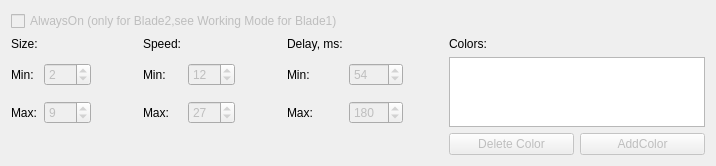
          <widget class="QWidget" name="TabFlaming">
           <attribute name="title">
            <string>Flaming</string>
           </attribute>
           <layout class="QGridLayout" name="gridLayout_10">
            <item row="2" column="9">
             <spacer name="horizontalSpacer_8">
              <property name="orientation">
               <enum>Qt::Horizontal</enum>
              </property>
              <property name="sizeHint" stdset="0">
               <size>
                <width>40</width>
                <height>20</height>
               </size>
              </property>
             </spacer>
            </item>
            <item row="2" column="3">
             <spacer name="horizontalSpacer_6">
              <property name="orientation">
               <enum>Qt::Horizontal</enum>
              </property>
              <property name="sizeHint" stdset="0">
               <size>
                <width>40</width>
                <height>20</height>
               </size>
              </property>
             </spacer>
            </item>
            <item row="2" column="7">
             <widget class="QLabel" name="LblFlamingDelayMin">
              <property name="text">
               <string>Min:</string>
              </property>
             </widget>
            </item>
            <item row="3" column="5">
             <widget class="QSpinBox" name="SpinFlamingSpeedMax">
              <property name="enabled">
               <bool>false</bool>
              </property>
              <property name="minimum">
               <number>12</number>
              </property>
              <property name="maximum">
               <number>144</number>
              </property>
              <property name="value">
               <number>27</number>
              </property>
             </widget>
            </item>
            <item row="3" column="7">
             <widget class="QLabel" name="LblFlamingDelayMax">
              <property name="text">
               <string>Max:</string>
              </property>
             </widget>
            </item>
            <item row="1" column="7">
             <widget class="QLabel" name="LblFlamingDelay">
              <property name="text">
               <string>Delay, ms:</string>
              </property>
             </widget>
            </item>
            <item row="5" column="11">
             <widget class="QPushButton" name="BtnAddColor">
              <property name="enabled">
               <bool>false</bool>
              </property>
              <property name="text">
               <string>AddColor</string>
              </property>
              <property name="autoDefault">
               <bool>true</bool>
              </property>
             </widget>
            </item>
            <item row="5" column="10">
             <widget class="QPushButton" name="BtnDeleteColor">
              <property name="enabled">
               <bool>false</bool>
              </property>
              <property name="text">
               <string>Delete Color</string>
              </property>
              <property name="autoDefault">
               <bool>true</bool>
              </property>
             </widget>
            </item>
            <item row="1" column="10">
             <widget class="QLabel" name="LblFlamingColors">
              <property name="text">
               <string>Colors:</string>
              </property>
             </widget>
            </item>
            <item row="2" column="2">
             <widget class="QSpinBox" name="SpinFlamingSizeMin">
              <property name="enabled">
               <bool>false</bool>
              </property>
              <property name="minimum">
               <number>1</number>
              </property>
              <property name="maximum">
               <number>9</number>
              </property>
              <property name="value">
               <number>2</number>
              </property>
             </widget>
            </item>
            <item row="2" column="8">
             <widget class="QSpinBox" name="SpinFlamingDelayMin">
              <property name="enabled">
               <bool>false</bool>
              </property>
              <property name="minimum">
               <number>1</number>
              </property>
              <property name="maximum">
               <number>180</number>
              </property>
              <property name="singleStep">
               <number>10</number>
              </property>
              <property name="value">
               <number>54</number>
              </property>
             </widget>
            </item>
            <item row="2" column="5">
             <widget class="QSpinBox" name="SpinFlamingSpeedMin">
              <property name="enabled">
               <bool>false</bool>
              </property>
              <property name="minimum">
               <number>1</number>
              </property>
              <property name="maximum">
               <number>27</number>
              </property>
              <property name="value">
               <number>12</number>
              </property>
             </widget>
            </item>
            <item row="3" column="8">
             <widget class="QSpinBox" name="SpinFlamingDelayMax">
              <property name="enabled">
               <bool>false</bool>
              </property>
              <property name="minimum">
               <number>54</number>
              </property>
              <property name="maximum">
               <number>9999</number>
              </property>
              <property name="singleStep">
               <number>10</number>
              </property>
              <property name="value">
               <number>180</number>
              </property>
             </widget>
            </item>
            <item row="3" column="4">
             <widget class="QLabel" name="LblFlamingSpeedMax">
              <property name="text">
               <string>Max:</string>
              </property>
             </widget>
            </item>
            <item row="1" column="1">
             <widget class="QLabel" name="LblFlamigSize">
              <property name="text">
               <string>Size:</string>
              </property>
             </widget>
            </item>
            <item row="3" column="2">
             <widget class="QSpinBox" name="SpinFlamingSizeMax">
              <property name="enabled">
               <bool>false</bool>
              </property>
              <property name="minimum">
               <number>2</number>
              </property>
              <property name="maximum">
               <number>144</number>
              </property>
              <property name="value">
               <number>9</number>
              </property>
             </widget>
            </item>
            <item row="3" column="1">
             <widget class="QLabel" name="LblFlamingSizeMax">
              <property name="text">
               <string>Max:</string>
              </property>
             </widget>
            </item>
            <item row="1" column="4">
             <widget class="QLabel" name="LblFlamingSpeed">
              <property name="text">
               <string>Speed:</string>
              </property>
             </widget>
            </item>
            <item row="2" column="1">
             <widget class="QLabel" name="LblFlamingSizeMin">
              <property name="text">
               <string>Min:</string>
              </property>
             </widget>
            </item>
            <item row="2" column="4">
             <widget class="QLabel" name="LblFlamingSpeedMin">
              <property name="text">
               <string>Min:</string>
              </property>
             </widget>
            </item>
            <item row="2" column="6">
             <spacer name="horizontalSpacer_7">
              <property name="orientation">
               <enum>Qt::Horizontal</enum>
              </property>
              <property name="sizeHint" stdset="0">
               <size>
                <width>40</width>
                <height>20</height>
               </size>
              </property>
             </spacer>
            </item>
            <item row="2" column="10" rowspan="2" colspan="2">
             <widget class="QListWidget" name="LstFlamingColor"/>
            </item>
            <item row="0" column="1" colspan="8">
             <widget class="QCheckBox" name="CBFlamingAlwaysOn">
              <property name="enabled">
               <bool>false</bool>
              </property>
              <property name="text">
               <string>AlwaysOn (only for Blade2,see Working Mode for Blade1)</string>
              </property>
             </widget>
            </item>
           </layout>
          </widget>
